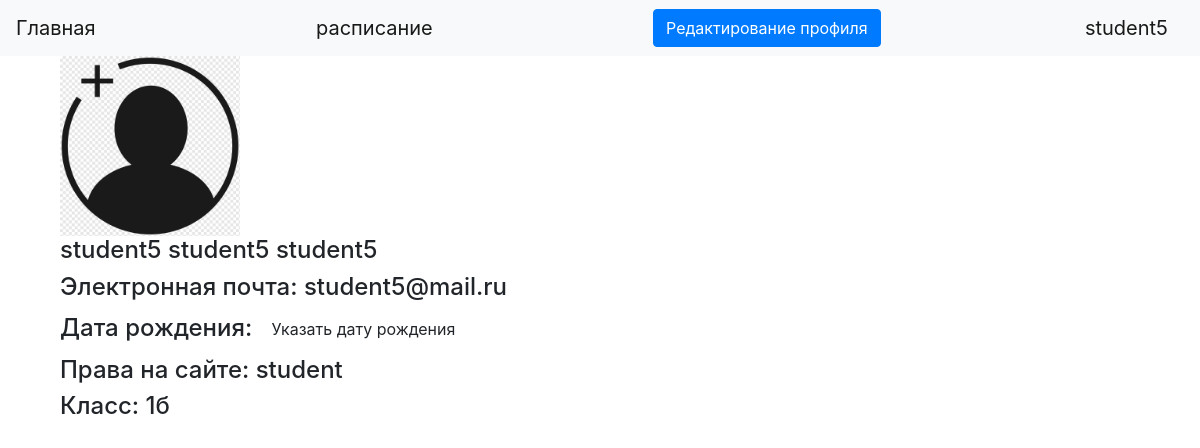
Page /profile (signed in) on the committed database.
### data/users.py (models this page shows, shortened)
class User(SqlAlchemyBase, UserMixin):
    __tablename__ = 'user'
    id = sqlalchemy.Column(
        sqlalchemy.Integer, primary_key=True, autoincrement=True)
    name = sqlalchemy.Column(sqlalchemy.String, nullable=True)
    apprentice = sqlalchemy.Column(sqlalchemy.String, nullable=True)
    patronymic = sqlalchemy.Column(sqlalchemy.String, nullable=True)
    email = sqlalchemy.Column(
        sqlalchemy.String, index=True, unique=True, nullable=True)
    hashed_password = sqlalchemy.Column(sqlalchemy.String, nullable=True)
    photo = sqlalchemy.Column(sqlalchemy.String)
    school = sqlalchemy.Column(sqlalchemy.String)
    dob = sqlalchemy.Column(sqlalchemy.String)
    roles = sqlalchemy.Column(sqlalchemy.String)  # добавить nullable=True
    created_date = sqlalchemy.Column(
        sqlalchemy.DateTime, default=datetime.datetime.now)

### data/student.py (models this page shows)
class Student(SqlAlchemyBase):
    __tablename__ = 'student'
    id = sqlalchemy.Column(
        sqlalchemy.Integer, primary_key=True, autoincrement=True)
    school_id = sqlalchemy.Column(sqlalchemy.Integer)
    klass_id = sqlalchemy.Column(sqlalchemy.Integer)
    name_klass = sqlalchemy.Column(sqlalchemy.String, nullable=True)
    appraisals_url = sqlalchemy.Column(sqlalchemy.String, nullable=True)
    events_url = sqlalchemy.Column(sqlalchemy.String, nullable=True)

### main.py (the view)
@app.route('/profile')
@login_required
def profile():
    if current_user.roles == 'admin':
        return render_template('profile_admin.html')
    elif current_user.roles == 'director':
        db_sess = db_session.create_session()
        school = db_sess.query(Schools).filter(
            Schools.director == current_user.id).first()
        print(school.name_schools)
        return render_template('profile_director.html', school=school)
    elif current_user.roles == 'student':
        db_sess = db_session.create_session()
        student = db_sess.query(Student).filter(
            Student.id == current_user.id).first()
        return render_template('profile_student.html', student=student)
    elif current_user.roles == 'guest':
        return render_template('profile.html')

### data/db_session.py (called while the page is built)
def create_session() -> Session:
    global __factory
    return __factory()

### main.py (called while the page is built)
@login_manager.user_loader
def load_user(user_id):
    db_sess = db_session.create_session()
    return db_sess.query(User).get(user_id)

### templates/profile_student.html (shortened to what this page needs)
<!DOCTYPE html>
<html lang="ru">
<head>
    <link rel="stylesheet"
          href="https://stackpath.bootstrapcdn.com/bootstrap/4.4.1/css/bootstrap.min.css"
>
</head>
<body>
<header>
    <nav class="navbar navbar-light bg-light">
        <a class="navbar-brand" href="/">Главная</a>
        <a class="navbar-brand" href="/schedule">расписание</a>
        <a class="btn btn-primary" href="/edit-profile">Редактирование профиля</a>
        {% if current_user.is_authenticated %}
            <a class="navbar-brand" href="/logout">{{ current_user.name }}</a>
        {% else %}
            <p>
                <a class="btn btn-primary " href="/register">Зарегистрироваться</a>
                <a class="btn btn-success" href="/login">Войти</a>
            </p>
        {% endif %}
    </nav>
</header>
<main role="main" class="container">
<div style="padding-left: 15px">
{%if current_user.photo%}
    <img src="../static/user_folder/{{current_user.photo}}/profile_image.jpg" width="180" height="180">
{%else%}
    <img src='static/image/user.png' width="180" height="180">
{%endif%}
<h4>{{current_user.name}} {{current_user.apprentice}} {{current_user.patronymic}}</h4>
<h4>Электронная почта: {{current_user.email}}</h4>
{% if current_user.dob %}
    <h4>Дата рождения: {{current_user.dob}}</h4>
{% else %}
<h4>Дата рождения: <a class="btn" href="add_dob">Указать дату рождения</a></h4>
{% endif %}
{% if current_user.roles %}
<h4>Права на сайте: {{current_user.roles}}</h4>
{% endif %}
<h4>Класс: {{student.name_klass}}</h4>
</div>
</main>
</body>
</html>

### rows in the picture
User: name "student5", apprentice "student5", patronymic "student5", email "student5@mail.ru", roles "student"
Student: name_klass "1б"
